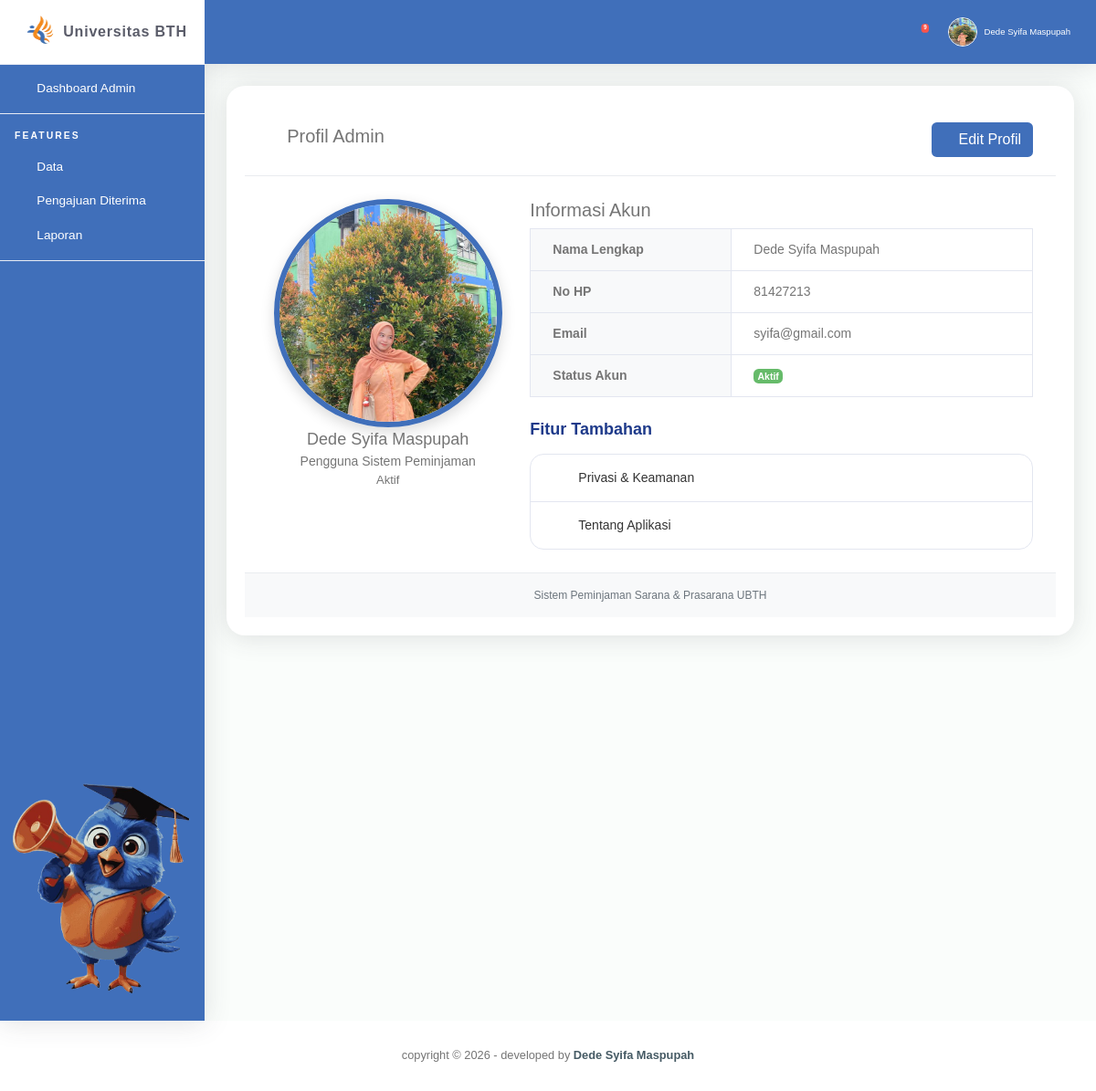
/dashboard_admin/profile.php, run on the app's committed database.
### tables this page shows
CREATE TABLE `user` (
  `id` int(11) NOT NULL,
  `nama` varchar(50) NOT NULL,
  `gambar` varchar(255) NOT NULL,
  `username` varchar(30) NOT NULL,
  `password` varchar(30) NOT NULL,
  `tlp` int(11) NOT NULL,
  `gmail` varchar(50) NOT NULL,
  `role` varchar(20) NOT NULL
);

### dashboard_admin/profile.php (the view, shortened to what this page needs)
<?php
include '../includes_admin/header.php';
include '../koneksi.php';
$query = mysqli_query($conn, "SELECT * FROM user WHERE role='admin'");
$user = mysqli_fetch_assoc($query);
?>
<div class="container-fluid" id="container-wrapper">
    <div class="row">
        <div class="col-lg-12">
            <div class="card profile-card">
            <div class="profile-header d-flex justify-content-between align-items-center">
                <h4>
                    <i class="fas fa-user-circle"></i>
                    Profil Admin
                </h4>
                <button type="button" class="btn btn-profile" data-toggle="modal" data-target="#modalEditProfile">
                    <i class="fas fa-user-edit"></i>
                    Edit Profil </button>
            </div>
            <div class="profile-body">
                <div class="row">
                    <div class="col-md-4 profile-left">
                        <?php if(!empty($user['gambar'])) { ?>
                            <img src="../gambar/<?php echo $user['gambar']; ?>" class="profile-photo">
                        <?php } else { ?>
                            <img src="../gambar/default.png" class="profile-photo">
                        <?php } ?>
                        <div class="profile-name"> <?php echo $user['nama']; ?></div>
                        <div class="profile-role">Pengguna Sistem Peminjaman</div>
                        <span class="profile-status" badge badge-success>Aktif </span>
                    </div>
                    <div class="col-md-8">
                        <h5 class="info-title">Informasi Akun</h5>
                        <table class="table table-bordered profile-table">
                            <tr>
                                <th>Nama Lengkap</th>
                                <td><?php echo $user['nama']; ?></td>
                            </tr>
                            <tr>
                                <th>No HP</th>
                                <td><?php echo !empty($user['tlp']) ? $user['tlp'] : '-'; ?></td>
                            </tr>
                            <tr>
                                <th>Email</th>
                                <td><?php echo !empty($user['gmail']) ? $user['gmail'] : '-'; ?></td>
                            </tr>
                            <tr>
                                <th>Status Akun</th>
                                <td>
                                    <span class="badge badge-success">Aktif</span>
                                </td>
                            </tr>
                        </table>
                    <div class="menu-section">
                        <h5 class="menu-title">Fitur Tambahan</h5>
                        <div class="profile-menu">
                            <a href="#" class="menu-item" data-toggle="modal" data-target="#modalPassword">
                                <div class="menu-left">
                                    <i class="fas fa-lock"></i>
                                    Privasi & Keamanan
                                </div>
                                <i class="fas fa-chevron-right"></i>
                            </a>
                            <a href="#" class="menu-item" data-toggle="modal" data-target="#modalTentang">
                                <div class="menu-left">
                                    <i class="fas fa-info-circle"></i>
                                    Tentang Aplikasi
                                </div>
                                <i class="fas fa-chevron-right"></i>
                            </a>
                        </div>
                    </div>
                </div>
            </div>
        </div>
            <div class="profile-footer">
                Sistem Peminjaman Sarana & Prasarana UBTH
            </div>
            </div>
        </div>
    </div>
</div>
</div>
<?php include '../includes_admin/footer.php'; ?>

### assets/css/ruang-admin.css (style rules this page uses)
html { position: relative; min-height: 100%; font-family: Nunito }
body { height: 100% }
.container, .container-fluid, .container-login { padding-left: 1.5rem; padding-right: 1.5rem }
.card .table { margin-bottom: 0 }
.card .table td, .card .table th { padding-right: 1.5rem; padding-left: 1.5rem }
.card { -webkit-box-shadow: 0 .15rem 1.75rem 0 rgba(58, 59, 69, .15) !important; box-shadow: 0 .15rem 1.75rem 0 rgba(58, 59, 69, .15) !important }

### assets/css/admin.css (style rules this page uses)
.profile-header h4 { font-size:20px !important; font-weight:400 !important; }
.info-title { font-size:20px !important; font-weight:400 !important; }
.profile-name { font-size:18px !important; }
.profile-role { font-size:14px !important; }
.profile-status { font-size:13px !important; }
.profile-table th, .profile-table td { font-size:14px !important; }
.menu-title { font-size:18px !important; }
.menu-item { font-size:14px !important; }
.profile-card { border: none; border-radius: 18px; overflow: hidden; box-shadow: 0 4px 15px rgba(0,0,0,.08); }
.profile-header { background: #fff; padding: 20px 25px; border-bottom: 1px solid #e9ecef; }
.profile-body { padding: 25px; }
.profile-footer { background: #f8f9fa; padding: 15px; text-align: center; color: #6c757d; border-top: 1px solid #e9ecef; }
.profile-photo { width:250px; height:250px; object-fit:cover; border-radius:50%; border:6px solid #406fba; display:block; margin:0 auto; box-shadow:0 5px 15px rgba(0,0,0,.15); }
.profile-left { text-align: center; }
.profile-table th { width: 220px; background: #f8f9fa; }
.btn-profile { background: #406fba; color: #fff; }
.table { font-size: 20x; }
.card { background: #fff; border-radius: 20px; padding: 20px; margin-bottom: 20px; border: none; box-shadow: 0 4px 15px rgba(0,0,0,0.05); }
body { font-family: Arial, sans-serif; font-size:12px; }
.menu-section { margin-top:25px; }
.menu-title { color:#1e3a8a; font-weight:700; margin-bottom:15px; }
.profile-menu { border:1px solid #e3e6f0; border-radius:15px; overflow:hidden; }
.menu-item { display:flex; justify-content:space-between; align-items:center; padding:15px 20px; text-decoration:none; color:#333; border-bottom:1px solid #e3e6f0; transition:.3s; }
.menu-item:last-child { border-bottom:none; }
.menu-left { display:flex; align-items:center; gap:12px; }
.menu-left i { color:#0d6efd; width:20px; text-align:center; }

### data on the page
user: gambar (picture), nama "Dede Syifa Maspupah", tlp "81427213", gmail "syifa@gmail.com"

### other printed values
$jml "9"
